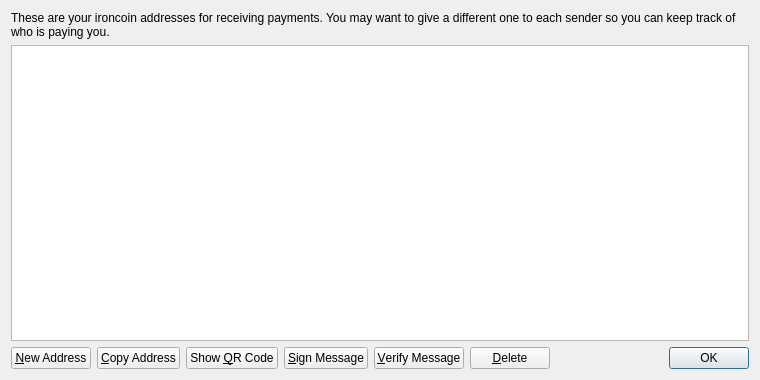
<?xml version="1.0" encoding="UTF-8"?>
<ui version="4.0">
 <class>AddressBookPage</class>
 <widget class="QWidget" name="AddressBookPage">
  <property name="geometry">
   <rect>
    <x>0</x>
    <y>0</y>
    <width>760</width>
    <height>380</height>
   </rect>
  </property>
  <property name="windowTitle">
   <string>Address Book</string>
  </property>
  <layout class="QVBoxLayout" name="verticalLayout">
   <item>
    <widget class="QLabel" name="labelExplanation">
     <property name="text">
      <string>These are your ironcoin addresses for receiving payments. You may want to give a different one to each sender so you can keep track of who is paying you.</string>
     </property>
     <property name="textFormat">
      <enum>Qt::PlainText</enum>
     </property>
     <property name="wordWrap">
      <bool>true</bool>
     </property>
    </widget>
   </item>
   <item>
    <widget class="QTableView" name="tableView">
     <property name="contextMenuPolicy">
      <enum>Qt::CustomContextMenu</enum>
     </property>
     <property name="toolTip">
      <string>Double-click to edit address or label</string>
     </property>
     <property name="tabKeyNavigation">
      <bool>false</bool>
     </property>
     <property name="alternatingRowColors">
      <bool>true</bool>
     </property>
     <property name="selectionMode">
      <enum>QAbstractItemView::SingleSelection</enum>
     </property>
     <property name="selectionBehavior">
      <enum>QAbstractItemView::SelectRows</enum>
     </property>
     <property name="sortingEnabled">
      <bool>true</bool>
     </property>
     <attribute name="verticalHeaderVisible">
      <bool>false</bool>
     </attribute>
    </widget>
   </item>
   <item>
    <layout class="QHBoxLayout" name="horizontalLayout">
     <item>
      <widget class="QPushButton" name="newAddressButton">
       <property name="toolTip">
        <string>Create a new address</string>
       </property>
       <property name="text">
        <string>&amp;New Address</string>
       </property>
       <property name="icon">
        <iconset resource="../bitcoin.qrc">
         <normaloff>:/icons/add</normaloff>:/icons/add</iconset>
       </property>
      </widget>
     </item>
     <item>
      <widget class="QPushButton" name="copyToClipboard">
       <property name="toolTip">
        <string>Copy the currently selected address to the system clipboard</string>
       </property>
       <property name="text">
        <string>&amp;Copy Address</string>
       </property>
       <property name="icon">
        <iconset resource="../bitcoin.qrc">
         <normaloff>:/icons/editcopy</normaloff>:/icons/editcopy</iconset>
       </property>
      </widget>
     </item>
     <item>
      <widget class="QPushButton" name="showQRCode">
       <property name="text">
        <string>Show &amp;QR Code</string>
       </property>
       <property name="icon">
        <iconset resource="../bitcoin.qrc">
         <normaloff>:/icons/qrcode</normaloff>:/icons/qrcode</iconset>
       </property>
      </widget>
     </item>
     <item>
      <widget class="QPushButton" name="signMessage">
       <property name="toolTip">
        <string>Sign a message to prove you own a Bitcoin address</string>
       </property>
       <property name="text">
        <string>&amp;Sign Message</string>
       </property>
       <property name="icon">
        <iconset resource="../bitcoin.qrc">
         <normaloff>:/icons/edit</normaloff>:/icons/edit</iconset>
       </property>
      </widget>
     </item>
     <item>
      <widget class="QPushButton" name="verifyMessage">
       <property name="toolTip">
        <string>Verify a message to ensure it was signed with a specified Bitcoin address</string>
       </property>
       <property name="text">
        <string>&amp;Verify Message</string>
       </property>
       <property name="icon">
        <iconset resource="../bitcoin.qrc">
         <normaloff>:/icons/transaction_0</normaloff>:/icons/transaction_0</iconset>
       </property>
      </widget>
     </item>
     <item>
      <widget class="QPushButton" name="deleteButton">
       <property name="toolTip">
        <string>Delete the currently selected address from the list. Only sending addresses can be deleted.</string>
       </property>
       <property name="text">
        <string>&amp;Delete</string>
       </property>
       <property name="icon">
        <iconset resource="../bitcoin.qrc">
         <normaloff>:/icons/remove</normaloff>:/icons/remove</iconset>
       </property>
      </widget>
     </item>
     <item>
      <spacer name="horizontalSpacer">
       <property name="orientation">
        <enum>Qt::Horizontal</enum>
       </property>
       <property name="sizeHint" stdset="0">
        <size>
         <width>40</width>
         <height>20</height>
        </size>
       </property>
      </spacer>
     </item>
     <item>
      <widget class="QDialogButtonBox" name="buttonBox">
       <property name="sizePolicy">
        <sizepolicy hsizetype="Maximum" vsizetype="Fixed">
         <horstretch>0</horstretch>
         <verstretch>0</verstretch>
        </sizepolicy>
       </property>
       <property name="standardButtons">
        <set>QDialogButtonBox::Ok</set>
       </property>
      </widget>
     </item>
    </layout>
   </item>
  </layout>
 </widget>
 <resources>
  <include location="../bitcoin.qrc"/>
 </resources>
 <connections/>
</ui>
